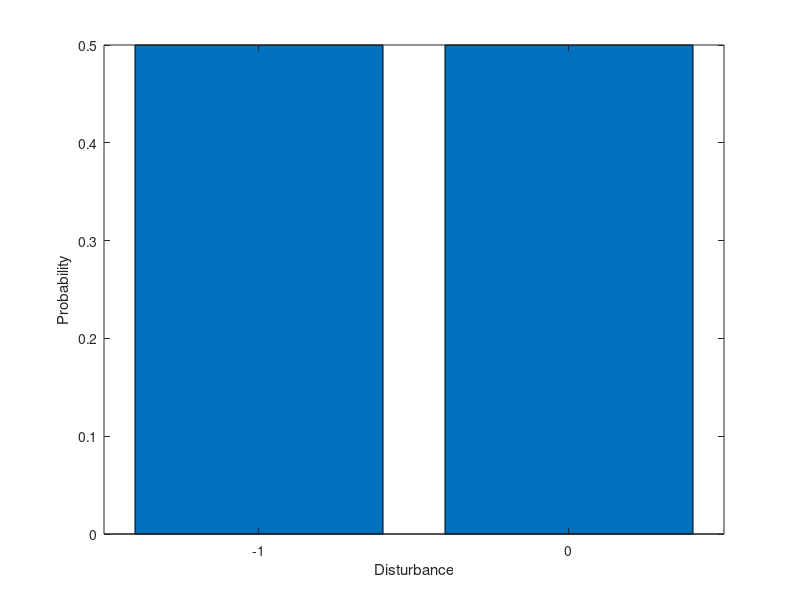

Recreate this plot in MATLAB. (Note: this script raises an error after producing the figure.)
clear; clc;

%% Inputs
b = 1; % dynamics: x_{k+1} = x_k + b*u_k - w_k
N = 2; % finite horizon length
N_sims = 1; % number of Monte Carlo sims
gamma = 1; % discount factor
dx = 1; % inventory level discretization
x_left = -2; x_right = 2; % temperature limits
w_left = -1; w_right = 0; % disturbance limits
u_left = 0; u_right = x_right-x_left+w_right; % control limits
order_flag = 'sector'; % ordering cost flag: 'sector' or 'affine'
l = 2; h = 4; % ordering cost sector bounds
K = 0; K_h = 0; % fixed ordering cost and upper bound
alpha = 1; beta = 10; % per-unit holding/backlog costs

% BE SURE TO ALSO SET ORDER/STATE COST AS DESIRED!

%% Problem Setup
B = b*eye(2);
x_vec = x_left:dx:x_right;
u_vec = u_left:dx:u_right;
w_vals = w_left:dx:w_right; % disturbance support discretization
w_probs = 1/length(w_vals)*ones(size(w_vals)); % uniform
% w_probs = binopdf(0:length(w_vals)-1,length(w_vals)-1,0.5); % binomial

figure
bar(w_vals,w_probs)
xlabel('Disturbance'); ylabel('Probability');

[X1,X2] = meshgrid(x_vec,x_vec);
[U1,U2] = meshgrid(u_vec,u_vec);

%% Coupled DP
% Pre-computation:
%   > SASPM: state-action-state probability matrix
%   > SACM: state-action-cost matrix
[SASPM_coupled,SACM_coupled] = precompute_coupled(X1,X2,U1,U2,...
    B,w_vals,w_probs,alpha,beta,l,h,K,K_h,order_flag);

% DP
dim_flag = '2D';
[J_coupled,U_coupled] = ...
    finite_horizon_dp(X1,X2,SASPM_coupled,SACM_coupled,N,gamma,alpha,beta,dim_flag);

%% Optimized Base-Stock Policy
% Policy evaluation
[J_basestock,U_basestock] = exhaustive_base_stock_evaluation(X1,X2,U1,U2,...
    SASPM_coupled,SACM_coupled,N,gamma,alpha,beta);

% Policy selection
[J_basestock,U_basestock] = base_stock_selection(x_vec,J_basestock,U_basestock);

%% Post-processing
visualize(x_vec,U1,U2,U_coupled,U_basestock,J_coupled,J_basestock)
